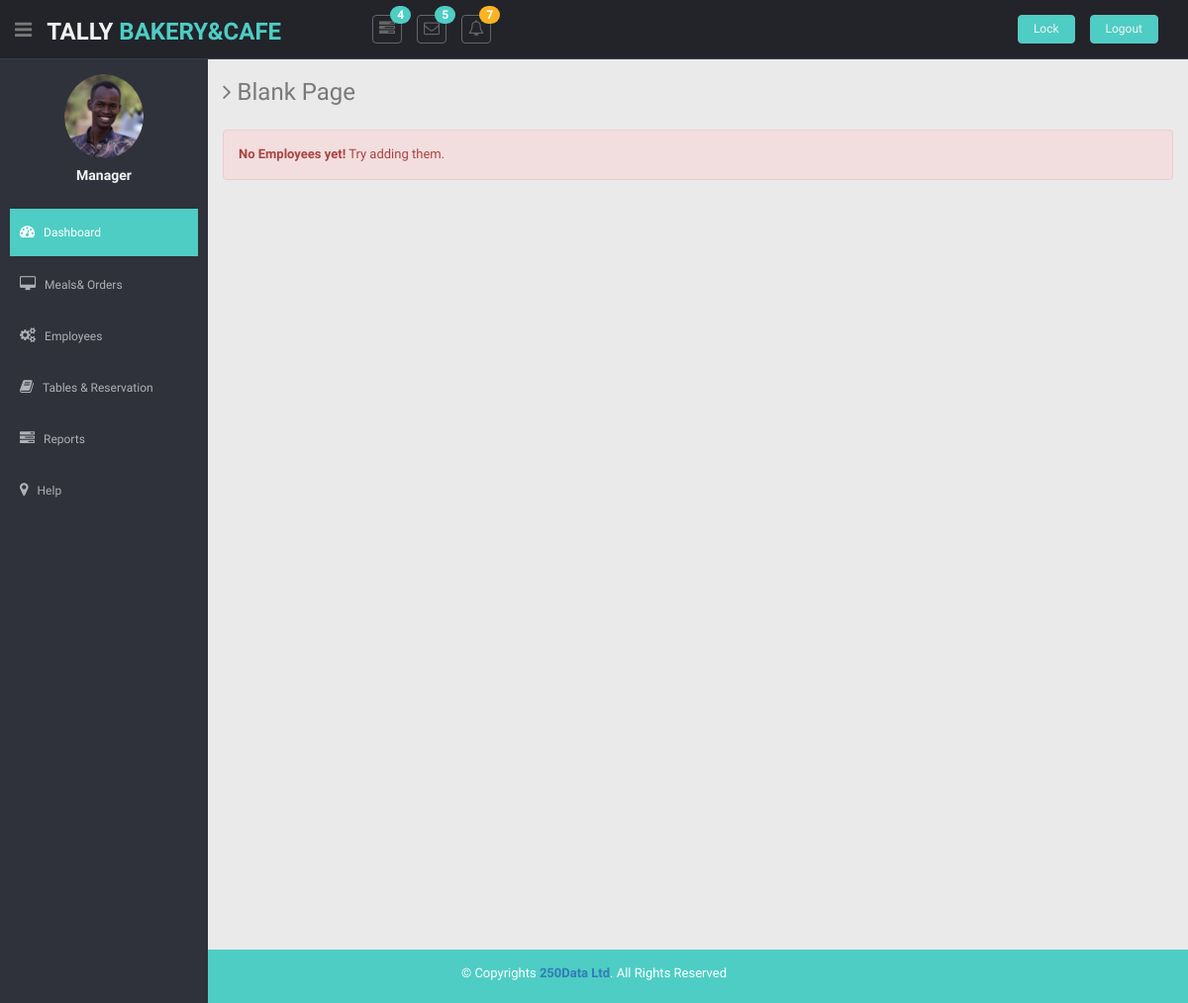
The app's page /employees/, older data.
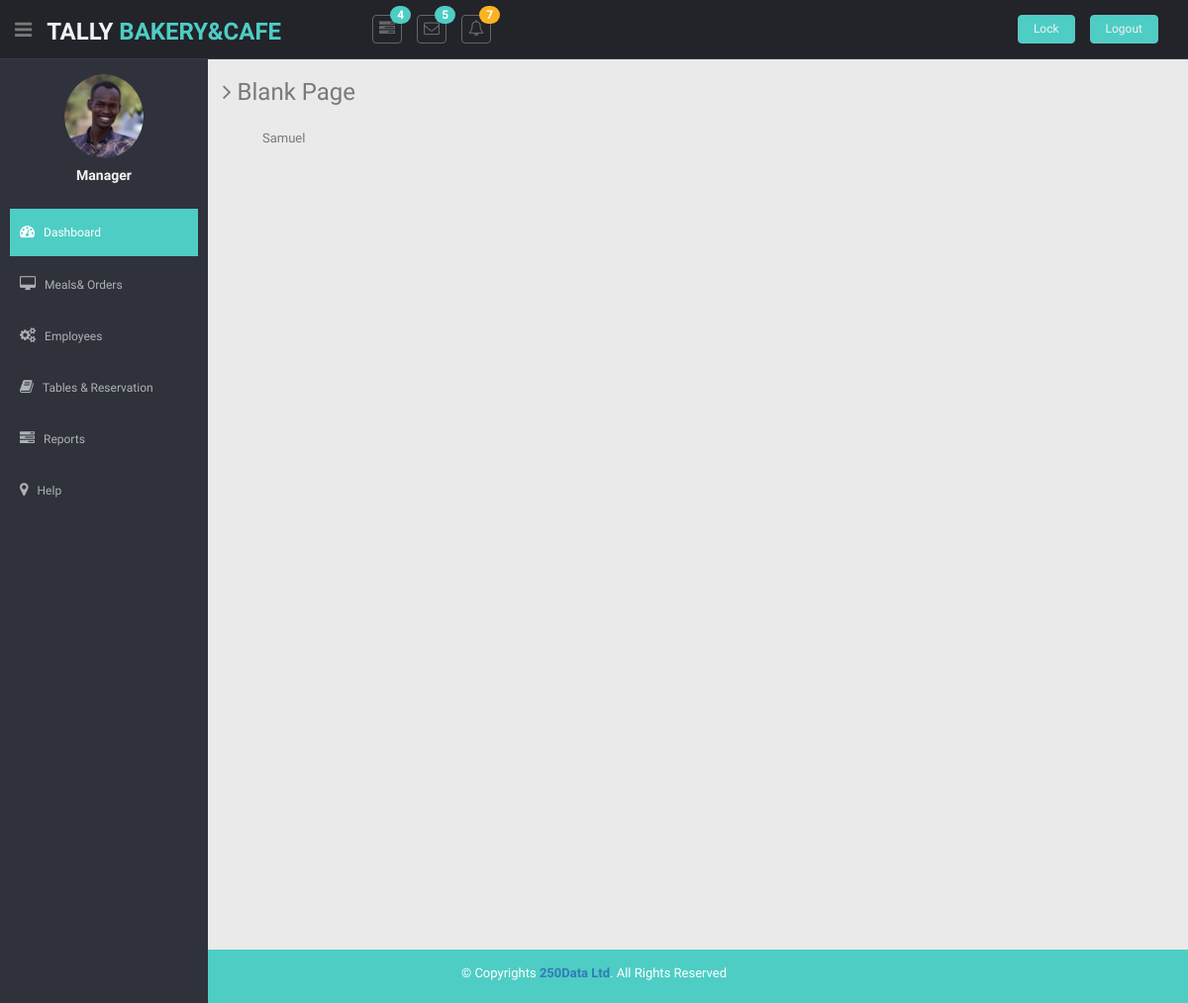
The same page, newer data.
### core/models.py (models this page shows, shortened)
class Employee(models.Model):
    first_name = models.CharField(max_length=50)
    last_name = models.CharField(max_length=50)
    phone = models.PositiveIntegerField()
    email = models.EmailField(max_length=254)
    serving_Tables = models.ForeignKey(
        to= 'Table',
        related_name='Serving',
        on_delete=models.CASCADE)
    class Meta:
        verbose_name = ("Employee")
        verbose_name_plural = ("Employees")
    def __str__(self):
        return self.last_name

### core/views.py (the view)
# urls.py: path('employees/', EmployeeList.as_view(), name='employees'),
class EmployeeList(ListView):
	model = Employee
	template_name = "employees.html"

### templates/employees.html (shortened to what this page needs)
{% extends 'layout.html' %}
{% load static %}
{% block content %}
<body>
    <section id="main-content">
      <section class="wrapper site-min-height">
        <h3><i class="fa fa-angle-right"></i> Blank Page</h3>
        <div class="row mt">
          <div class="col-lg-12">
            {% for employee in object_list %}
            <ul>
              <li>{{employee}}</li>
            {% empty %}
            <div class="alert alert-danger"><b>No Employees yet!</b> Try adding them.</div>
            {% endfor %}
          </div>
        </div>
      </section>
    </section>
  </section>
</body>
{% endblock %}

Row changes from the older to the newer data that the page shows:
added Employee: last_name "Samuel"
Text that changed along with them:
text no longer shown: "No Employees yet! Try adding them."
